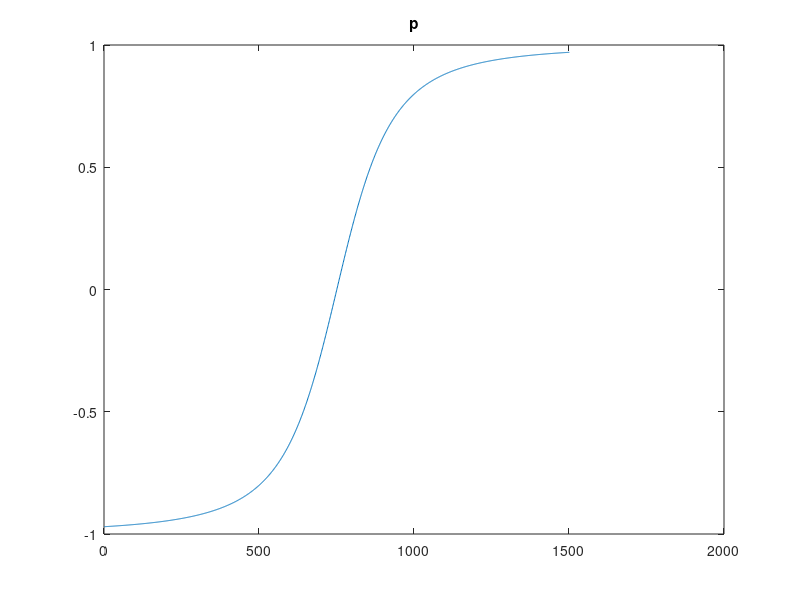

Here is the MATLAB script that generated this plot: (Note: this script raises an error after producing the figure.)
clear all
close all
clc



%% Control parameters
vwater=1500;
recover_eps=0.15;
p_control=1.0;
ctr_n=1.1;
iter_cg=1000;
res=5.0;



%% Input data parameters
nx=240;
nt=501;
ntau=nt;
np=1501;

dt=0.004;
dx=12.5;
dtau=dt;
dp=2.0/(vwater*(np+1));
fp=-1.0/vwater+dp;
fx=100;


nf=nt;
nkx=nx;
df=1.0/((nt)*dt);
dkx=2.0*pi/((nx)*dx);


t=(0:dt:(nt-1)*dt)';
f=(0:df:(nf-1)*df)';
kx=dkx*[0:floor(nkx/2) -floor(nkx/2):-1]';
x=(fx:dx:fx+(nx-1)*dx)';
tau=(0:dtau:(ntau-1)*dtau)';
p=(fp:dp:-fp)';
omega=2.0*pi*f;



%% Acquision parameters
% x0=-20;
% x_noff=100;
alpha=atan(0.9375/12.5);

% d=(x+x0)*tan(alpha);



%% Deghost parameters

% Calculate pprime
pmin=p(1)
pmax=p(np)
pprimemin=pmin*vwater/sqrt(1-pmin*pmin*vwater*vwater)
pprimemax=pmax*vwater/sqrt(1-pmax*pmax*vwater*vwater)

pprimemin=-4;
pprimemax=4;

% ptest=1/vwater
% pprimetest=ptest/sqrt(1-ptest*ptest*vwater*vwater)

npprime=np;
dpprime=(pprimemax-pprimemin)/(npprime-1);
pprime=(pprimemin:dpprime:pprimemax)';

for i_iter=1:np
  p(i_iter)=pprime(i_iter)/(vwater*sqrt(1+pprime(i_iter)*pprime(i_iter))); 
end



figure();
plot(1:np,vwater*p);
title('p');



%% input data
fid=fopen('slantcable_09375.bin','r');
input=fread(fid,[nt nx],'single');
fclose(fid);


figure();
imagesc(input);
title('input');


input_tausclp=tausclp_fwd(nf,f,nx,x,np,p,input);


figure();
imagesc(input_tausclp);
title('input\_tausclp');


tic
input_tausclp_dg=taup_slant_dg(recover_eps,alpha,vwater,nt,dt,npprime,dpprime,input_tausclp);
toc


figure();
imagesc(input_tausclp);
title('input\_tausclp');


figure();
imagesc(input_tausclp_dg);
title('input\_tausclp\_dg');


tic
input_inv=tausclp_bwd(iter_cg,nt,t,nf,f,nx,x,np,p,input_tausclp_dg);
toc


output=clean_non_physical_fk(ctr_n,vwater,nt,t,nf,f,omega,nx,x,np,p,nkx,kx,input_inv);


output_fk=abs(fft2(output));



%% View and write to file
fid=fopen('deghost.bin','wb');
fwrite(fid,output,'single');
fclose(fid);



figure();
imagesc(output);
title('output');


figure();
imagesc(output_fk);
title('output\_fk');



















